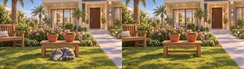
#> input picture .agents/projects/little-wonder/episodes/ep02-refs/13_garden_empty_compare.jpg, 244 x 69 px, shrunk from 1280 x 360 before the run
$ python housealign.py episodes/ep02-refs/13_garden_empty_compare.jpg episodes/ep02-refs/12_master_family_v1.png out.png
#> lines starting #> are read from the running program, lines starting #| are printed output that depends on the picture; long printed decimals are rounded
#!/usr/bin/env python3
# usage: housealign.py TARGET.png MASTER.png OUT_WARPED.png  -> scale+shift MASTER onto TARGET's house (upper-middle band)
import sys, numpy as np
from PIL import Image
T=Image.open(sys.argv[1]).convert('RGB'); M=Image.open(sys.argv[2]).convert('RGB')
#> further down, T is the input picture: PIL image 244x69 RGB; mean R, G, B 144.3, 122.8, 83.5
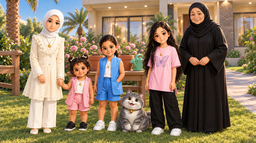
#> input picture .agents/projects/little-wonder/episodes/ep02-refs/12_master_family_v1.png, 256 x 143 px, shrunk from 1344 x 752 before the run
#> further down, M is the input picture: PIL image 256x143 RGB; mean R, G, B 141.2, 122.2, 96.2
W,H=T.size; f=8; w8,h8=W//f,H//f
#> after `W, H = T.size`: W = 244; H = 69
#> after `w8, h8 = (W // f, H // f)`: w8 = 30; h8 = 8
t8=np.asarray(T.resize((w8,h8)),np.float32).mean(2); m8=M.resize((w8,h8))
ys,ye,xs,xe=1,int(0.42*h8),int(0.40*w8),int(0.80*w8)
#> ys = 1; ye = 3; xs = 12; xe = 24
def warp(img,sc,tx,ty,w,h): return img.transform((w,h),Image.AFFINE,(1/sc,0,-tx/sc,0,1/sc,-ty/sc),Image.BILINEAR)
best=None
for sc in np.arange(1.0,2.41,0.04):
    for tx in np.arange(-200,51,4):
        for ty in np.arange(-110,26,4):
            e=np.abs(np.asarray(warp(m8,sc,tx,ty,w8,h8),np.float32).mean(2)[ys:ye,xs:xe]-t8[ys:ye,xs:xe]).mean()
            if best is None or e<best[0]: best=(e,sc,tx,ty)
#> after the loop, best = (11.07, 1.72, -4, -2)
print('coarse',best)
#| coarse (11.069, 1.720, -4, -2)
e,sc,tx,ty=best; tx*=f; ty*=f
#> after `e, sc, tx, ty = best`: e = 11.07; sc = 1.72; tx = -4; ty = -2
#> after `tx *= f`: tx = -32
#> after `ty *= f`: ty = -16
tf=np.asarray(T.resize((W//2,H//2)),np.float32).mean(2); best=(1e9,)
#> after `tf = np.asarray(T.resize((W // 2, H // 2)), np.float32).mean(2)`:
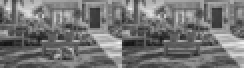
#> tf: shape (34, 122) float32 (shown 2 times larger); min 19, max 239.7, mean 116.9
for s2 in np.arange(sc-0.03,sc+0.031,0.01):
    for x2 in range(int(tx)-24,int(tx)+25,6):
        for y2 in range(int(ty)-24,int(ty)+25,6):
            w=np.asarray(warp(M,s2,x2,y2,W,H).resize((W//2,H//2)),np.float32).mean(2)
            e=np.abs(w[ys*f//2:ye*f//2,xs*f//2:xe*f//2]-tf[ys*f//2:ye*f//2,xs*f//2:xe*f//2]).mean()
            if e<best[0]: best=(e,s2,x2,y2)
#> after the loop, best = (31.42, 1.72, -50, 2)
print('fine',best)
#| fine (31.424, 1.720, -50, 2)
e,s2,x2,y2=best; warp(M,s2,x2,y2,W,H).save(sys.argv[3])
#> after `e, s2, x2, y2 = best`: e = 31.42; s2 = 1.72; x2 = -50; y2 = 2
#> after `e, s2, x2, y2 = best`:
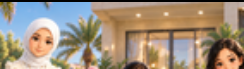
#> saved as out.png: PIL image 244x69 RGB; mean R, G, B 159.9, 144.4, 126
